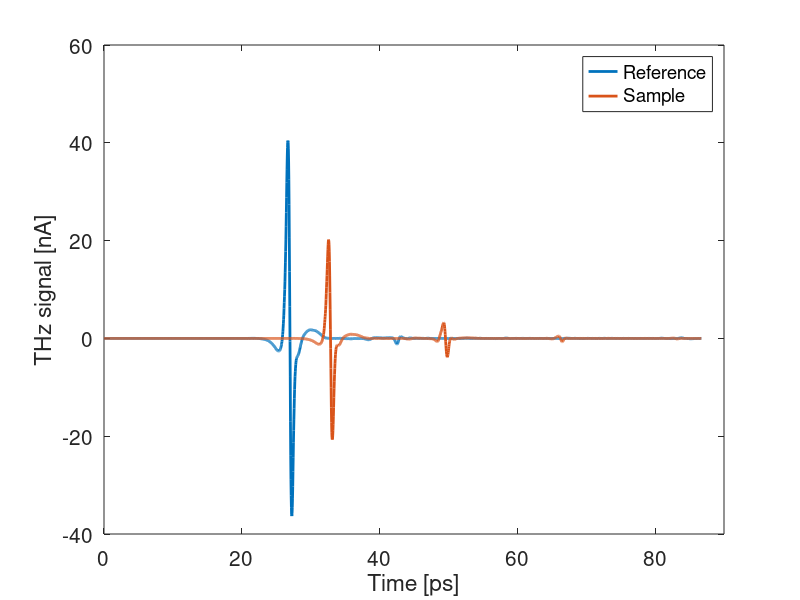

MATLAB code to generate this figure: (Note: this script raises an error after producing the figure.)
clear all;
close all;
clc

%% load signal & save data %%

L=30000;
signal = zeros(L,2);
signal_temp = load('measured_signal.txt');

t = signal_temp(:,1);
signal_temp(:,1) = [];

signal(1:length(signal_temp),1) = signal_temp(:,1);
signal(1:length(signal_temp),2) = signal_temp(:,2);

d = 737.5*1e-6;
c = 299792458;

%% Plot the original signal %%

figure(1);
plot(t, signal_temp*10^9,'linewidth',2);

xlabel('Time [ps]');
ylabel('THz signal [nA]');
legend('Reference','Sample');
set(gca,'Fontsize',15);
xlim([0 90]);

%% Fast Fourier Transforms %%

signal_fft = fft(signal); % FFT signal
signal_amp = abs(signal_fft);
signal_ph(:,1) = phase(signal_fft(:,1));
signal_ph(:,2) = phase(signal_fft(:,2));

f_span = 1/(t(2)-t(1));
f = linspace(0,f_span,L+1)'; % time to frequency [THz]
f(L+1)=[];
k0 = 2*pi*f*(10^12)./c;

%% Plot the incidnet and transmitted THz field sepctra %%

figure(2);
plot(f,signal_amp,'linewidth',2);
% figure(21);
% plot(f,signal_ph);

xlabel('Frequency [THz]');
ylabel('Amplitude');
legend('Reference','Sample');
set(gca,'Fontsize',15);
xlim([0 5]);

%% Plot the transmission coefficient %%

figure(3);
T_ex = signal_fft(:,2).*exp(-d.*k0.*1i)./signal_fft(:,1);
plot(f, abs(T_ex),'linewidth',3);

xlabel('Frequency [THz]');
ylabel('Transmission');
xlim([0 2.2]);
%xlim([0 5]);
ylim([0 1.0]);
set(gca,'Fontsize',15);

%% Calculate unknown index %%

n_ini = 3.4;
n(1:length(f),1) = n_ini;
T12 = zeros(length(f),1);
T23 = zeros(length(f),1);
R23 = zeros(length(f),1);
T1_th = zeros(length(f),1);
T2_th = zeros(length(f),1);
T3_th = zeros(length(f),1);
T_th = zeros(length(f),1);
error = 1;
epsilon = 1e-10;
point = 300;

for w=point:length(f)
    n(w) = n(w-1);
    while error>epsilon
        n_old = n(w);
        
        T12(w) = (2*1)/(n(w)+1);
        T23(w) = (2*n(w))/(n(w)+1);
        R23(w) = (n(w)-1)/(n(w)+1);
        
        T1_th(w) = T12(w)*T23(w)*exp(-1i*k0(w)*n(w)*d);
        T2_th(w) = T12(w)*R23(w)^2*T23(w)*exp(-1i*k0(w)*n(w)*d*3);
        T3_th(w) = T12(w)*R23(w)^4*T23(w)*exp(-1i*k0(w)*n(w)*d*5);
        T_th(w) = T1_th(w)+T2_th(w)+T3_th(w);
        
        df = T_th(w) - T_ex(w);
        
        df_diff = (4*exp(-d*k0(w)*n(w)*1i))/(n(w) + 1)^2 + (4*exp(-d*k0(w)*n(w)*3i)*(n(w) - 1)^2)/(n(w) + 1)^4 + (4*exp(-d*k0(w)*n(w)*5i)*(n(w) - 1)^4)/(n(w) + 1)^6 - (8*n(w)*exp(-d*k0(w)*n(w)*1i))/(n(w) + 1)^3 + (4*n(w)*exp(-d*k0(w)*n(w)*3i)*(2*n(w) - 2))/(n(w) + 1)^4 - (16*n(w)*exp(-d*k0(w)*n(w)*3i)*(n(w) - 1)^2)/(n(w) + 1)^5 + (16*n(w)*exp(-d*k0(w)*n(w)*5i)*(n(w) - 1)^3)/(n(w) + 1)^6 - (24*n(w)*exp(-d*k0(w)*n(w)*5i)*(n(w) - 1)^4)/(n(w) + 1)^7 - (d*k0(w)*n(w)*exp(-d*k0(w)*n(w)*1i)*4i)/(n(w) + 1)^2 - (d*k0(w)*n(w)*exp(-d*k0(w)*n(w)*3i)*(n(w) - 1)^2*12i)/(n(w) + 1)^4 - (d*k0(w)*n(w)*exp(-d*k0(w)*n(w)*5i)*(n(w) - 1)^4*20i)/(n(w) + 1)^6;
        
        n(w) = n(w)-df/df_diff;       
        
        if isnan(n(w))
            n(w) = 0.1;
        end
        error = abs((n(w)-n_old)/n(w));
    end
    error = 1;
end

for w=point-1:-1:2
    n(w) = n(w+1);
    while error>epsilon
        n_old = n(w);
        
        T12(w) = (2*1)/(n(w)+1);
        T23(w) = (2*n(w))/(n(w)+1);
        R23(w) = (n(w)-1)/(n(w)+1);
        
        T1_th(w) = T12(w)*T23(w)*exp(-1i*k0(w)*n(w)*d);
        T2_th(w) = T12(w)*R23(w)^2*T23(w)*exp(-1i*k0(w)*n(w)*d*3);
        T3_th(w) = T12(w)*R23(w)^4*T23(w)*exp(-1i*k0(w)*n(w)*d*5);
        T_th(w) = T1_th(w)+T2_th(w)+T3_th(w);
        
        df = T_th(w) - T_ex(w);
        
        df_diff = (4*exp(-d*k0(w)*n(w)*1i))/(n(w) + 1)^2 + (4*exp(-d*k0(w)*n(w)*3i)*(n(w) - 1)^2)/(n(w) + 1)^4 + (4*exp(-d*k0(w)*n(w)*5i)*(n(w) - 1)^4)/(n(w) + 1)^6 - (8*n(w)*exp(-d*k0(w)*n(w)*1i))/(n(w) + 1)^3 + (4*n(w)*exp(-d*k0(w)*n(w)*3i)*(2*n(w) - 2))/(n(w) + 1)^4 - (16*n(w)*exp(-d*k0(w)*n(w)*3i)*(n(w) - 1)^2)/(n(w) + 1)^5 + (16*n(w)*exp(-d*k0(w)*n(w)*5i)*(n(w) - 1)^3)/(n(w) + 1)^6 - (24*n(w)*exp(-d*k0(w)*n(w)*5i)*(n(w) - 1)^4)/(n(w) + 1)^7 - (d*k0(w)*n(w)*exp(-d*k0(w)*n(w)*1i)*4i)/(n(w) + 1)^2 - (d*k0(w)*n(w)*exp(-d*k0(w)*n(w)*3i)*(n(w) - 1)^2*12i)/(n(w) + 1)^4 - (d*k0(w)*n(w)*exp(-d*k0(w)*n(w)*5i)*(n(w) - 1)^4*20i)/(n(w) + 1)^6;
        
        n(w) = n(w)-df/df_diff;       
        
        if isnan(n(w))
            n(w) = 0.1;
        end
        error = abs((n(w)-n_old)./n(w));
    end
    error = 1;
end
%% Plot the transmission coefficient %%

figure(4);
plot(f, real(n),'linewidth',3);
hold on;
plot(f, imag(n),'linewidth',3);

xlabel('Frequency [THz]');
ylabel('Index');
legend('real(n)', 'imag(n)');
set(gca,'Fontsize',15);
xlim([0.01 2]);
ylim([-2 5]);





